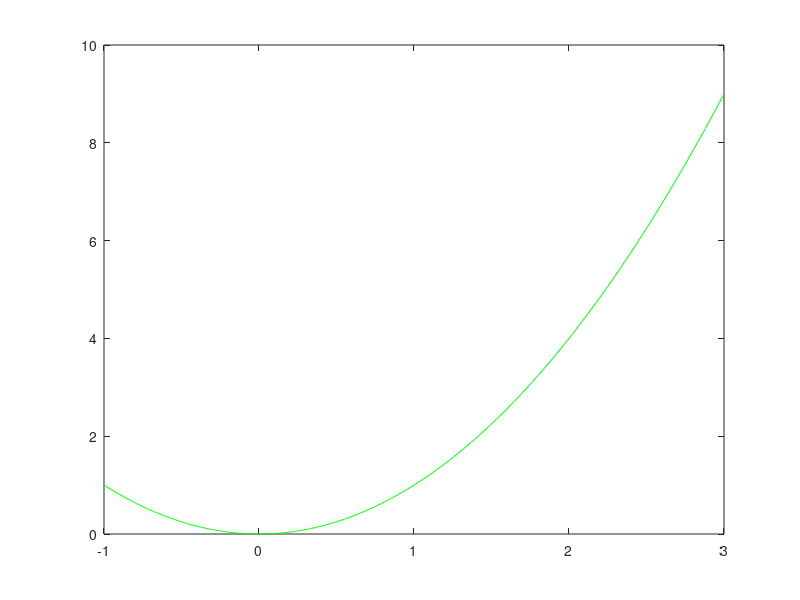

This chart was generated by the following MATLAB code: (Note: this script raises an error after producing the figure.)
function exponentfunc
    x=-1:0.01:3;
    y=x.^2;
    Y=0:0.01:3;
    X0=0:0:0;
    plot(x, y, 'g')
    hold on
    plot(X0, Y, 'b')
    grid on
end